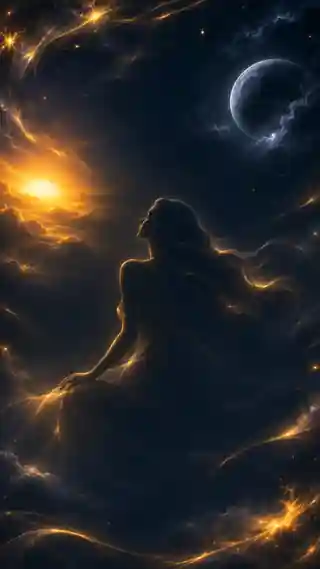
#> input picture aksara-celestial-static.webp, 320 x 569 px
$ python -i build-aksara-live2d-quality-v05.py   (imports and definitions only)
#> lines starting #> are read from the running program, lines starting #| are printed output that depends on the picture
#!/usr/bin/env python3
"""Aksara v0.5 high-fidelity PSD from locked original illustration.
Avoids Gaussian-smudged eyes/lips, excessive feather and broad oval ornaments.
Reconstructed skin is hidden beneath real named feature layers. This is
still an automated art-separation pass, not hand-repainted Cubism artwork.
"""
import argparse, importlib.util, json
from pathlib import Path
import numpy as np
from PIL import Image, ImageDraw, ImageFilter
import cv2

spec=importlib.util.spec_from_file_location("draft",Path(__file__).with_name("build-aksara-live2d-psd.py"))
# [1 line not run here, left out]
W,H=1086,1448
draft.WIDTH=W;draft.HEIGHT=H

def polygon(points,feather=1.2):
    m=Image.new("L",(W,H));ImageDraw.Draw(m).polygon(points,fill=255)
    return m.filter(ImageFilter.GaussianBlur(feather))
def ellipse(rect,feather=1):
    m=Image.new("L",(W,H));ImageDraw.Draw(m).ellipse(rect,fill=255)
    return m.filter(ImageFilter.GaussianBlur(feather))
def rgba(image,mask):
    out=image.copy().convert("RGBA");out.putalpha(mask);return out
# [4 lines left out: function combine, not called in this run]
def fill_skin(source):
    # Inpaint removes duplicate soft under-eyes and mouth shadows visible when
    # eyelid/iris/mouth art meshes move independently. Feature art stays crisp.
    mask=Image.new("L",(W,H));d=ImageDraw.Draw(mask)
    for r in ((365,351,500,476),(561,349,733,470),(471,553,618,631),
              (375,325,514,370),(561,322,710,373)):
        d.ellipse(r,fill=255)
    rgb=np.array(source.convert("RGB"))
    repaired=cv2.inpaint(rgb,np.array(mask),11,cv2.INPAINT_TELEA)
    return Image.fromarray(repaired,"RGB")
# [171 lines left out: functions ornament, mouth_inside, main, not called in this run]
# [1 line not run here, left out]

>>> import cv2
>>> picture = cv2.imread('../aksara-celestial-static.webp', cv2.IMREAD_GRAYSCALE)
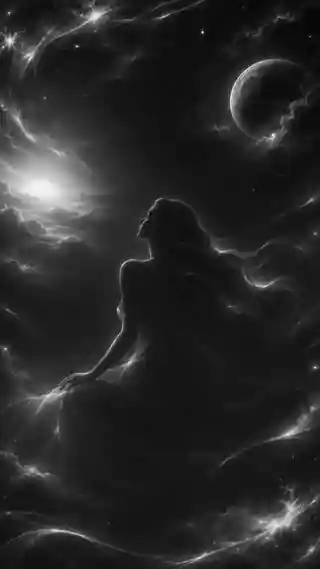
#> picture: shape (569, 320); min 1, max 244, mean 40.2
>>> result = fill_skin(picture)
#> in fill_skin, `mask = Image.new('L', (W, H))`: mask: PIL image 1086x1448 L; every value is 0
#> (the run stopped early here; a loop or call above may not have finished)

$ run again, on aksara-senja-bulan-desktop.webp
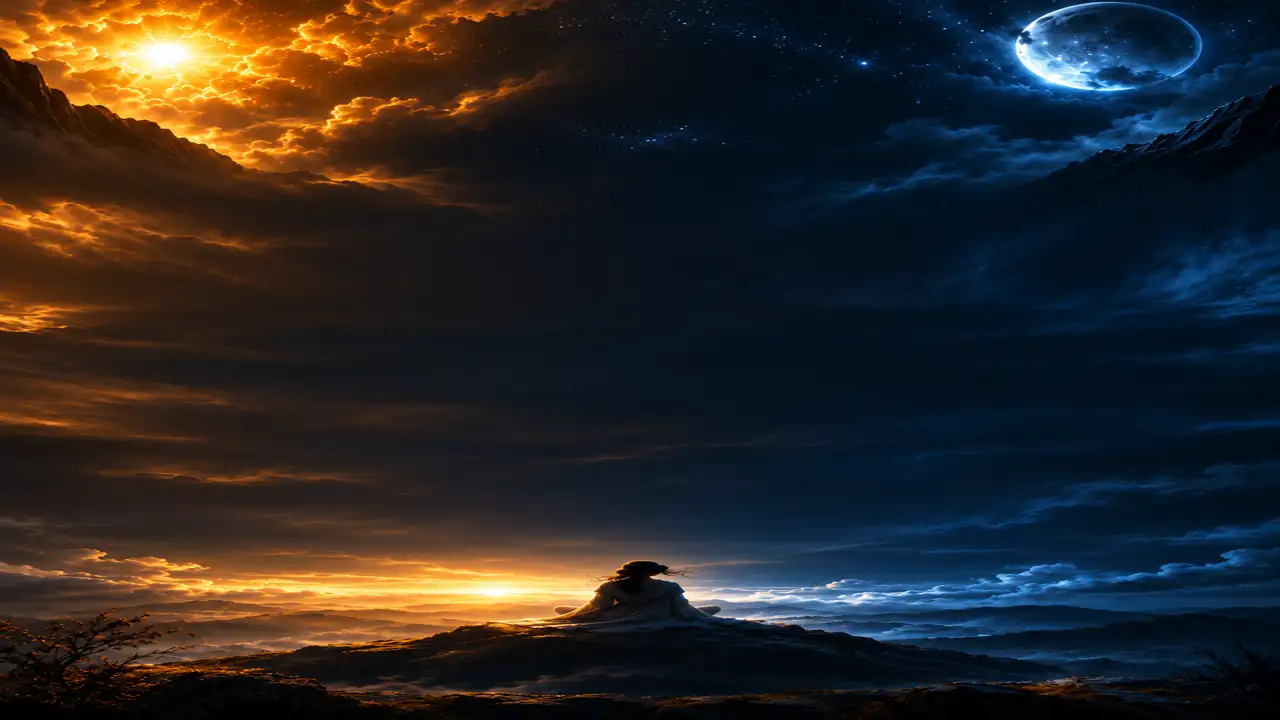
#> input picture aksara-senja-bulan-desktop.webp, 1280 x 720 px
#> `picture = cv2.imread('../aksara-celestial-static.webp', cv2.IMREAD_GRA..`:
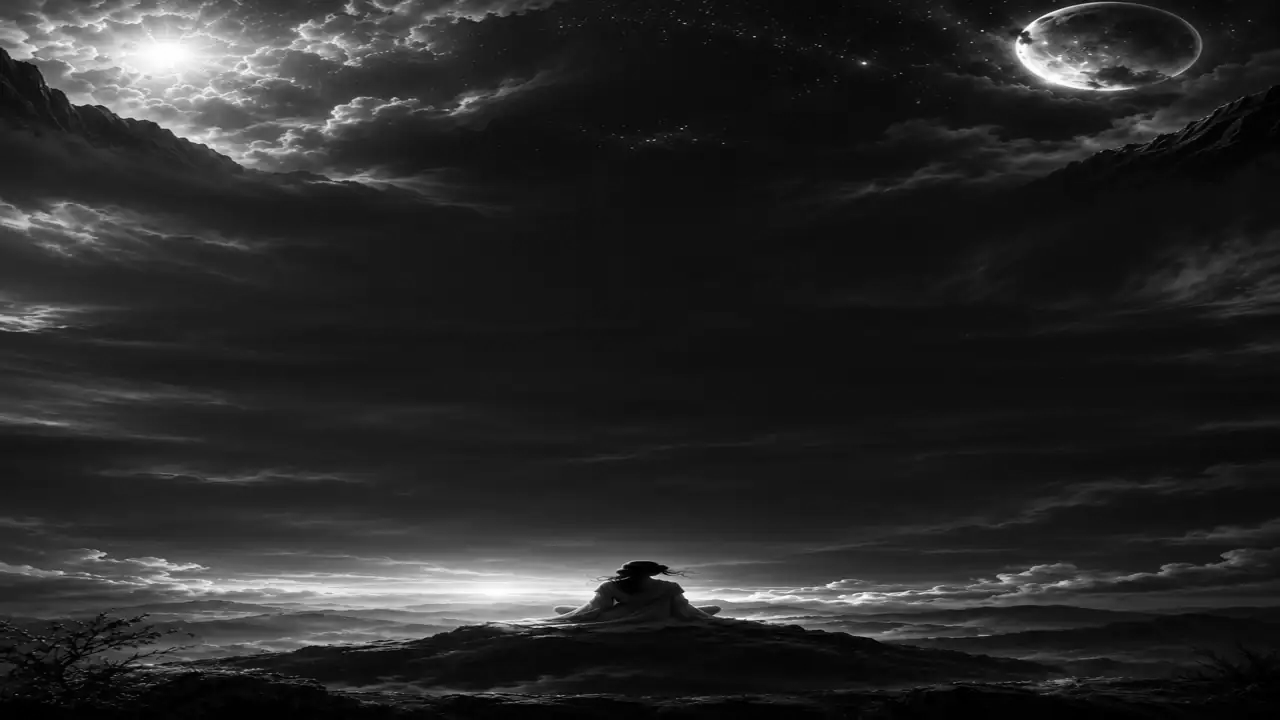
#> picture: shape (720, 1280); min 0, max 255, mean 40
#> mask: PIL image 1086x1448 L; every value is 0

$ run again, on aksara-senja-bulan-mobile.webp
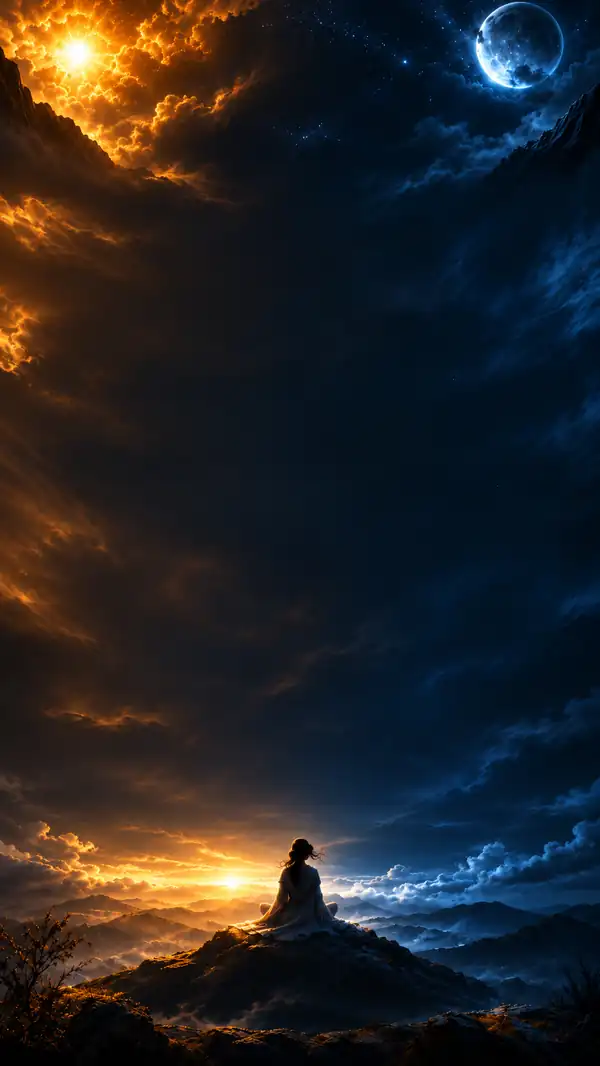
#> input picture aksara-senja-bulan-mobile.webp, 600 x 1066 px
#> `picture = cv2.imread('../aksara-celestial-static.webp', cv2.IMREAD_GRA..`:
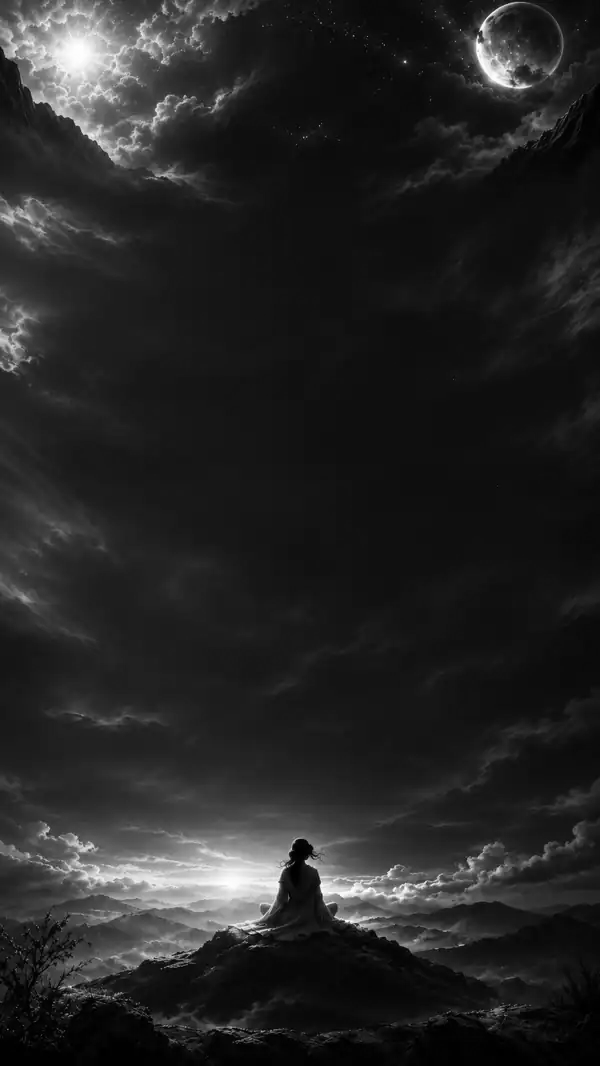
#> picture: shape (1066, 600); min 0, max 255, mean 37.2
#> mask: PIL image 1086x1448 L; every value is 0
